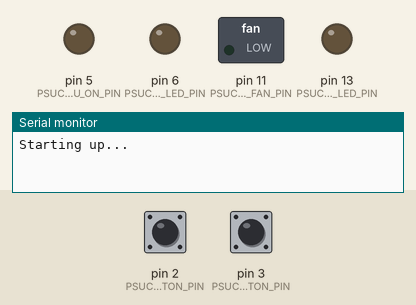
A sketch run on a simulated Arduino Uno, built with avr-gcc and run on an emulated ATmega328P. Shown: switched loads named in the sketch (green lamp = pin HIGH), output pins drawn as LEDs (lit = HIGH), the last lines printed to the serial monitor. The inputs (shaded band) are chosen by the test bench; at power-on: pin 2 (PSUC_POWER_BUTTON_PIN) HIGH, pin 3 (PSUC_RESET_BUTTON_PIN) HIGH.

Above: at 1.2 s.
1.3 s: pin 2 (PSUC_POWER_BUTTON_PIN) pulled LOW for 0.15 s
At 2.6 s:
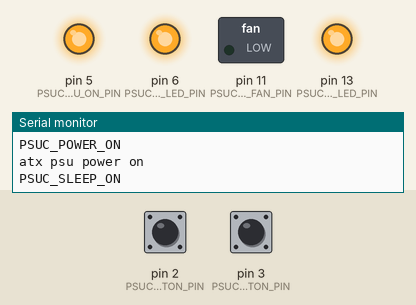
2.9 s: pin 3 (PSUC_RESET_BUTTON_PIN) pulled LOW for 0.15 s
At 4.2 s:
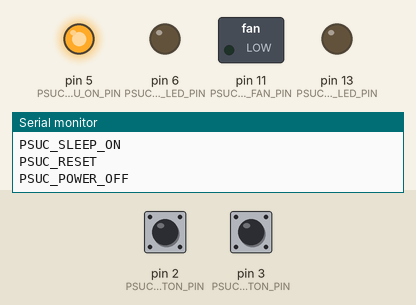
6.0 s: pin 3 (PSUC_RESET_BUTTON_PIN) pulled LOW for 1 s
At 9.8 s:
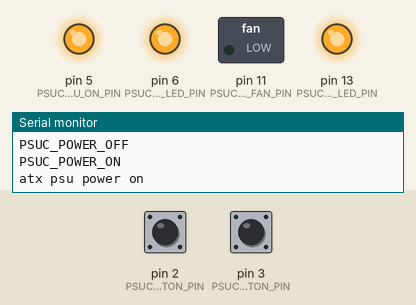
10.0 s: pin 3 (PSUC_RESET_BUTTON_PIN) pulled LOW for 3.2 s
At 13.6 s:
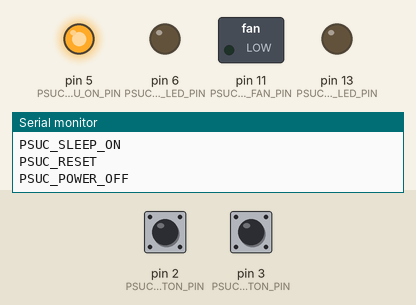
Timing chart, 0 to 16.7 s (numbered marks = the images above; inputs shaded):
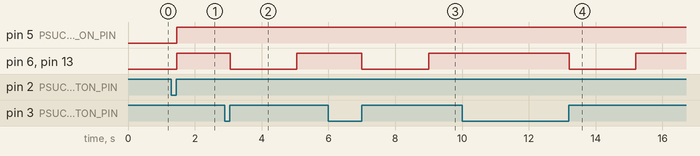

Measured:
- after the input at 1.3 s, pin 5 (PSUC_ATX_PSU_ON_PIN), pin 6 (PSUC_EXTERNAL_LED_PIN), pin 13 (PSUC_ARDUINO_LED_PIN): LOW → HIGH after 0.16 s
- after the input at 2.9 s, pin 6 (PSUC_EXTERNAL_LED_PIN), pin 13 (PSUC_ARDUINO_LED_PIN): HIGH → LOW after 0.16 s, → HIGH 2.0 s later
- after the input at 6.0 s, pin 6 (PSUC_EXTERNAL_LED_PIN), pin 13 (PSUC_ARDUINO_LED_PIN): HIGH → LOW after 1.0 s, → HIGH 2.0 s later
- after the input at 10.0 s, pin 6 (PSUC_EXTERNAL_LED_PIN), pin 13 (PSUC_ARDUINO_LED_PIN): HIGH → LOW after 3.2 s, → HIGH 2.0 s later

The sketch:

main.ino
```cpp
#include <Arduino.h>
#include <EasyButton.h>
#include <avr/power.h>
#include <avr/sleep.h>

#include "config.h"
#include "main.h"

EasyButton powerBtn(PSUC_POWER_BUTTON_PIN, BUTTONS_DEBOUNCE_TIME, PSUC_POWER_BUTTON_PIN_PULLUP);
EasyButton resetBtn(PSUC_RESET_BUTTON_PIN, BUTTONS_DEBOUNCE_TIME, PSUC_RESET_BUTTON_PIN_PULLUP);

void SerialBegin() {
#if PSUC_DEBUG
    Serial.begin(115200);
    while (!Serial) {
        delay(20);
    }
#endif
}

void SerialEnd() {
#if PSUC_DEBUG
    Serial.println("Entering sleep mode. Disable Serial");
    Serial.end();
#endif
}

void process_sleep() {
    // enable sleep bit
    sleep_enable();

    attachInterrupt(digitalPinToInterrupt(PSUC_POWER_BUTTON_PIN), power_button_rq, LOW);
    attachInterrupt(digitalPinToInterrupt(PSUC_RESET_BUTTON_PIN), power_button_rq, LOW);
    // Disable Serial
    SerialEnd();
    // going to sleep
    sleep_mode();
    // first thing after waking from sleep
    sleep_disable();
    // disable interrupts
    detachInterrupt(digitalPinToInterrupt(PSUC_POWER_BUTTON_PIN));
    detachInterrupt(digitalPinToInterrupt(PSUC_RESET_BUTTON_PIN));
    // Enable Serial
    SerialBegin();
}

void power_button_rq() {
    // button is pressed
}

void power_down_rq() {
    // external request for immediate psu down is received
}

void atx_poweroff() {
    // turn off PSU module
    digitalWrite(PSUC_ATX_PSU_ON_PIN, PSUC_PSON_SIGNAL ^ HIGH);
#if PSUC_DEBUG
    Serial.println("atx psu power off");
#endif
}

void atx_poweron() {
    // turn on PSU module
    digitalWrite(PSUC_ATX_PSU_ON_PIN, PSUC_PSON_SIGNAL);
#if PSUC_DEBUG
    Serial.println("atx psu power on");
#endif
}

#if PSUC_CONTROL_FAN_SPEED
void case_fan_speed(int duty_cycle) {
    analogWrite(PSUC_CONTROL_FAN_PIN, ((long)255 * duty_cycle) / 100);
}
#endif

void led_control(byte state) {
    if (state) {
#if PSUC_USE_EXTERNAL_LED
        digitalWrite(PSUC_EXTERNAL_LED_PIN, HIGH);
#endif
#if PSUC_USE_ONBOARD_LED
        digitalWrite(PSUC_ARDUINO_LED_PIN, HIGH);
#endif
    } else {
#if PSUC_USE_EXTERNAL_LED
        digitalWrite(PSUC_EXTERNAL_LED_PIN, LOW);
#endif
#if PSUC_USE_ONBOARD_LED
        digitalWrite(PSUC_ARDUINO_LED_PIN, LOW);
#endif
    }
}

void led_state_control(t_psuc_state state) {
    switch (state) {
        case PSUC_RESET:
            led_control(LOW);
            break;
        case PSUC_SLEEP_OFF:
            led_control(LOW);
            break;
        case PSUC_SLEEP_ON:

            break;
        case PSUC_POWER_OFF:
            break;
        case PSUC_POWER_ON:
            led_control(HIGH);
            break;
        default:
            break;
    }
}

void change_state(t_psuc_state new_state) {
    switch (new_state) {
        case PSUC_SLEEP_OFF:
            // reset current input signals states
            reset_signals();
#if PSUC_DEBUG
            Serial.println("PSUC_SLEEP_OFF");
#endif
            break;
        case PSUC_SLEEP_ON:
            // reset current input signals states
            reset_signals();
#if PSUC_DEBUG
            Serial.println("PSUC_SLEEP_ON");
#endif
            break;
        case PSUC_RESET:
            Serial.println("PSUC_RESET");
            break;
        case PSUC_EMERGENCY_POWER_OFF:
#if PSUC_DEBUG
            Serial.println("PSUC_EMERGENCY_POWER_OFF");
#endif
            break;
        case PSUC_POWER_OFF:
#if PSUC_DEBUG
            Serial.println("PSUC_POWER_OFF");
#endif
            break;
        case PSUC_POWER_ON:
#if PSUC_DEBUG
            Serial.println("PSUC_POWER_ON");
#endif
            break;
        default:
            break;
    }
    psuc_state = new_state;
}

void psu_control(t_psuc_state state) {
    switch (state) {
        case PSUC_SLEEP_OFF:
            // process_sleep();
            // if (power_btn_is_pressed) {
            //     change_state(PSUC_POWER_ON);
            // }
            break;
        case PSUC_SLEEP_ON:
            // process_sleep();
            // if (power_btn_is_pressed) {
            //     change_state(PSUC_POWER_OFF);
            // }
            break;
        case PSUC_RESET:
            change_state(PSUC_POWER_OFF);
            led_control(LOW);
            delay(2000);
            change_state(PSUC_POWER_ON);
            led_control(HIGH);
            break;
        case PSUC_POWER_OFF:
            atx_poweroff();
            delay(1000);
#if PSUC_CONTROL_FAN_SPEED
            case_fan_speed(0);
#endif
            change_state(PSUC_SLEEP_OFF);
            break;
        case PSUC_EMERGENCY_POWER_OFF:
            change_state(PSUC_POWER_OFF);
            break;
        case PSUC_POWER_ON:
            atx_poweron();
            delay(1000);
#if PSUC_CONTROL_FAN_SPEED
            case_fan_speed(PSUC_CONTROL_FAN_DUTY_CYCLE);
#endif
            change_state(PSUC_SLEEP_ON);
            break;
        default:
            break;
            }
}

void powerBtnISR() {
    powerBtn.read();
}

void resetBtnISR() {
    resetBtn.read();
}

void powerBtnLongPress() {
    Serial.print("Long press detected, try Emergency Power Off");
    change_state(PSUC_EMERGENCY_POWER_OFF);
}

void powerBtnShortPress() {
    if (psuc_state != PSUC_SLEEP_ON) {
        change_state(PSUC_POWER_ON);
        power_btn_is_pressed = true;
    }
}

void resetBtnShortPress() {
    if (psuc_state == PSUC_POWER_ON || psuc_state == PSUC_SLEEP_ON && (psuc_state != PSUC_SLEEP_OFF)) {
        change_state(PSUC_RESET);
        reset_btn_is_pressed = true;
    }
}

void reset_signals() {
    power_btn_is_pressed = false;
    reset_btn_is_pressed = false;
}

void setup() {
    config_load_settings();

    SerialBegin();
    Serial.println("Starting up...");

    // Initialize power button
    powerBtn.begin();
    // Add the callback function to be called when the button is pressed for at least the given time.
    powerBtn.onPressedFor(PSUC_EMERGENCY_POWER_DOWN_DELAY, powerBtnLongPress);
    powerBtn.onPressed(powerBtnShortPress);

    if (powerBtn.supportsInterrupt()) {
        powerBtn.enableInterrupt(powerBtnISR);
        Serial.println("Power button use ISR");
    }

    // Initialize reset button
    resetBtn.begin();
    resetBtn.onPressed(resetBtnShortPress);

    if (resetBtn.supportsInterrupt()) {
        resetBtn.enableInterrupt(resetBtnISR);
        Serial.println("Reset button use ISR");
    }

    // we set pin to HIGH before mode change to prevent short-time PS-ON peak
    pinMode(PSUC_ATX_PSU_ON_PIN, OUTPUT);

    // attach the power button input PIN
    // turn off psu at startup, not very good idea if we'll need to implement watchdog
    digitalWrite(PSUC_ATX_PSU_ON_PIN, PSUC_PSON_SIGNAL ^ HIGH);

    #if PSUC_USE_CONFIRMATION_GPIO
        // configure shut down pin to detect HIGH signal
        pinMode(PSUC_PSU_SHURDOWN_PIN, INPUT);

        // configure gpio request pin
        pinMode(PSUC_GPIO_REQUEST_PIN, OUTPUT);
        digitalWrite(PSUC_GPIO_REQUEST_PIN, LOW);
    #endif

    // configure PSUC leds
    #if PSUC_USE_ONBOARD_LED
        pinMode(PSUC_ARDUINO_LED_PIN, OUTPUT);
        digitalWrite(PSUC_ARDUINO_LED_PIN, LOW);
    #endif

    #if PSUC_USE_EXTERNAL_LED
        pinMode(PSUC_EXTERNAL_LED_PIN, OUTPUT);
        digitalWrite(PSUC_EXTERNAL_LED_PIN, LOW);
    #endif

    #if PSUC_CONTROL_FAN_SPEED
        pinMode(PSUC_CONTROL_FAN_PIN, OUTPUT);
        // set timer 2 divisor to 8 for (Fast) PWM frequency of 31372.55 Hz
        TCCR2B = TCCR2B & (B11111000 | B00000001);
    #endif

    // turn off some parts of cpu to lower power consumption
    power_adc_disable();
    power_spi_disable();
    power_twi_disable();

    // enable sleep bit
    sleep_enable();
    // set sleep mode
    set_sleep_mode(SLEEP_MODE_PWR_SAVE);

    #if PSUC_USE_CONFIRMATION_GPIO
        gpio_request_sent = 0;
    #endif

    reset_signals();

    psuc_state = PSUC_INIT;
}

void loop() {

    if (powerBtn.supportsInterrupt()) {
        powerBtn.update();
    } else {
        powerBtn.read();
    }

    if (resetBtn.supportsInterrupt()) {
        resetBtn.update();
    } else {
        resetBtn.read();
    }

    led_state_control(psuc_state);
    psu_control(psuc_state);
    delay(10);
}
```

main.h
```cpp
#ifndef _PS_CONTROLLER_
#define _PS_CONTROLLER_

/* ------------- BEGIN CONFIGURATION ---------------- */
// set it to true if you want to get debugging output on serial console (115200)
#ifndef PSUC_DEBUG
#define PSUC_DEBUG true
#endif

// set to 1 if you want to set HIGH gpio signal for external hardware
// before power down and wait for confirmation signal
// if 0 power will be turned off immediately
#define PSUC_USE_CONFIRMATION_GPIO false

// set to 1 if you want to use arduino on-board led
#define PSUC_USE_ONBOARD_LED true

// set to 1 if you want to use external (case) led
#define PSUC_USE_EXTERNAL_LED true

// set to 1 if you want to control speed of (case) fan
#define PSUC_CONTROL_FAN_SPEED true

// set fan duty cycle (default is 50%)
#define PSUC_CONTROL_FAN_DUTY_CYCLE 50

// IMPORTANT!!! this is depends on your ATMEGA->[ATX PS_ON PIN] hardware implementation
// set it to LOW if you connected cpu directly to PS_ON
// set to HIGH if you used NPN transistor switch
#define PSUC_PSON_SIGNAL HIGH

// power down system if user pressed button longer than XX seconds
#define PSUC_EMERGENCY_POWER_DOWN_DELAY 5 * 1000

// return to sleep mode if gpio event didn't occur after XX seconds
#define PSUC_RETURN_TO_POWERON_SLEEP_IN 60 * 1000

// default debounce time for systems buttons
#define BUTTONS_DEBOUNCE_TIME 50

/* -------------- END CONFIGURATION ----------------- */

/* -------------- BUTTONS MAPPING ------------------*/

// input (irq): external "power on/off" (momentary) button connected to ground
// D2 Digital Input 2
#define PSUC_POWER_BUTTON_PIN 2

// enable/disable the pullup for power button
#define PSUC_POWER_BUTTON_PIN_PULLUP true

// input irq: external reset (momentary) button connected to ground
// D3 Digital Input 3
#define PSUC_RESET_BUTTON_PIN 3

// enable/disable the pullup reset button
#define PSUC_RESET_BUTTON_PIN_PULLUP true

// define the interval in milisecounds for short press
// evethig longer that this interval is considered long press
#define SHORT_PRESS_TIME 500;  // 500ms

/* -------------- LEDS MAPPING ------------------*/

// arduino onboard led
#define PSUC_ARDUINO_LED_PIN LED_BUILTIN

// external case led
#define PSUC_EXTERNAL_LED_PIN 6

// case fan, use pin 11 (asynchronous clock that is not stopped with SLEEP_MODE_PWR_SAVE)
// change timer configuration if you want to remap this pin
#define PSUC_CONTROL_FAN_PIN 11

/* -------------- INPUT/OUT PINS ------------------*/

// output: connected to ATX-24 PS_ON (16) pin
// This pin is used to controll the ATX-24 power supply
// D5 Digital Output
#define PSUC_ATX_PSU_ON_PIN 5

// output: connected to external GPIO
// HIGH state is signal for PSU clients to close their business and set HIGH on PSUC_PSU_SHURDOWN_PIN
// for power down
#define PSUC_GPIO_REQUEST_PIN 5

// input (irq): external request for immediate PSU shutdown
// D4 Digital Input 4
#define PSUC_PSU_SHURDOWN_PIN 4

enum t_psuc_state {
    // PSUC is initializing
    PSUC_INIT,
    // application is sleeping and waiting for external interrupt, PSU is OFF
    PSUC_SLEEP_OFF,
    // application is sleeping and waiting for external interrupt, PSU is ON
    PSUC_SLEEP_ON,
    // processing the reset action from reset button
    PSUC_RESET,
    // processing turn PSU OFF
    PSUC_POWER_OFF,
    // power off requested by user
    PSUC_EMERGENCY_POWER_OFF,
    // processing turn PSU ON
    PSUC_POWER_ON,
#if PSUC_USE_CONFIRMATION_GPIO
    // read GPIO signals
    PSUC_WAIT_GPIO_READ,
    // confirmate HIGH signal on GPIO and shutdown PSU
    PSUC_WAIT_GPIO_CONFIRMATION
#endif
};

static volatile t_psuc_state psuc_state;
bool power_btn_is_pressed;
bool reset_btn_is_pressed;

#if PSUC_USE_CONFIRMATION_GPIO
    byte gpio_request_sent;
    unsigned long last_time_wait_alone;
    unsigned long start_time_wait_gpio;
#endif


static void SerialBegin();
static void SerialEnd();

static void process_sleep();

/**
 * Call back function for power button on longpress event
*/
static void powerBtnLongPress();

/**
 * Callback function for power button on short event
 */
static void powerBtnShortPress();

/**
 *
*/
static void powerBtnISR();

static void resetBtnISR();

static void reset_signals();

static void change_state(t_psuc_state new_state);

static void power_button_rq();
static void power_down_rq();

static void atx_poweron();
static void atx_poweroff();

static void led_control(t_psuc_state state);
static void led_state_control(byte state);
static void psu_control(t_psuc_state state);

#if PSUC_CONTROL_FAN_SPEED
    static void case_fan_speed(int duty_cycle);
#endif

#endif  // _PS_CONTROLLER_
```

config.cpp
```cpp
/**
 *
 **/

#include "config.h"

#include <Arduino.h>
#include <EEPROM.h>  // Save config settings

NanoSettings my_setting;

#define EEPROM_SIZE                 512
#define EEPROM_POWER_STATE_SIZE     1
#define EEPROM_FAN_DUTY_CYCLE_SIZE  2

#define EEPROM_BEGIN                0
#define EEPROM_POWER_STATE_END      (EEPROM_BEGIN + EEPROM_POWER_STATE_SIZE)

#define EEPROM_FAN_DUTY_CYCLE_BEGIN EEPROM_POWER_STATE_END
#define EEPROM_FAN_DUTY_CYCLE_END   (EEPROM_FAN_DUTY_CYCLE_BEGIN + EEPROM_FAN_DUTY_CYCLE_SIZE)

// -------------------------------------------------------------------
// Reset EEPROM, wipes all settings
// -------------------------------------------------------------------
void ResetEEPROM() {
    for (int i = 0; i < EEPROM_SIZE; ++ i) {
        //skip already "empty" addresses
        if (EEPROM.read(i) != 0) {
            EEPROM.write(i, 0);  //write 0 to address i
        }
    }
}

void EEPROM_read_string(int start, int count, String &val) {
    for (int i = 0; i < count; ++i) {
        byte c = EEPROM.read(start + i);
        if (c != 0 && c != 255)
            val += (char)c;
    }
}

void EEPROM_write_string(int start, int count, String val) {
    for (int i = 0; i < count; ++i) {
        if (i < val.length()) {
            EEPROM.write(start + i, val[i]);
        } else {
            EEPROM.write(start + i, 0);
        }
    }
}

// -------------------------------------------------------------------
// Load saved settings from EEPROM
// -------------------------------------------------------------------
void config_load_settings() {
    EEPROM.begin();

    EEPROM.get(EEPROM_BEGIN, my_setting);
}

void config_reset() {
    ResetEEPROM();
}
```

config.h
```cpp
/**
 *
 **/

#ifndef _CONFIG_H
#define _CONFIG_H

#include <Arduino.h>

#define countof(a) (sizeof(a) / sizeof(a[0]))

struct NanoSettings {
    bool lastPowerState;
    int fanDutyCycle;
};

extern NanoSettings my_setting;

extern bool power_state_button;
extern bool power_state_save;
extern int fan_duty_cycle; // int value that represent percent value from 0-255

// -------------------------------------------------------------------
// Load saved settings
// -------------------------------------------------------------------
extern void config_load_settings();

// -------------------------------------------------------------------
// Reset the config back to defaults
// -------------------------------------------------------------------
extern void config_reset();

#endif  // _CONFIG_H
```
